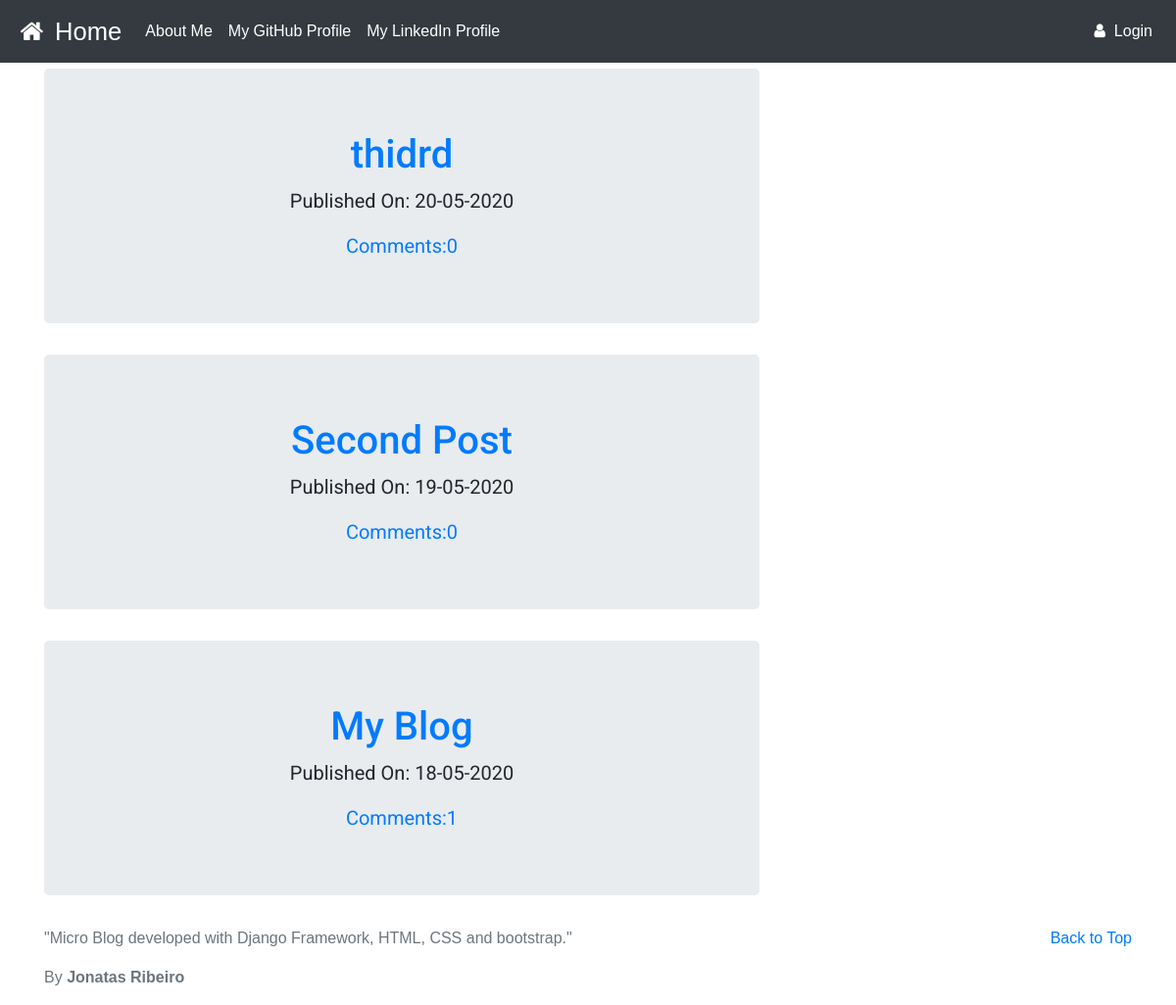
The app's page /, older data.
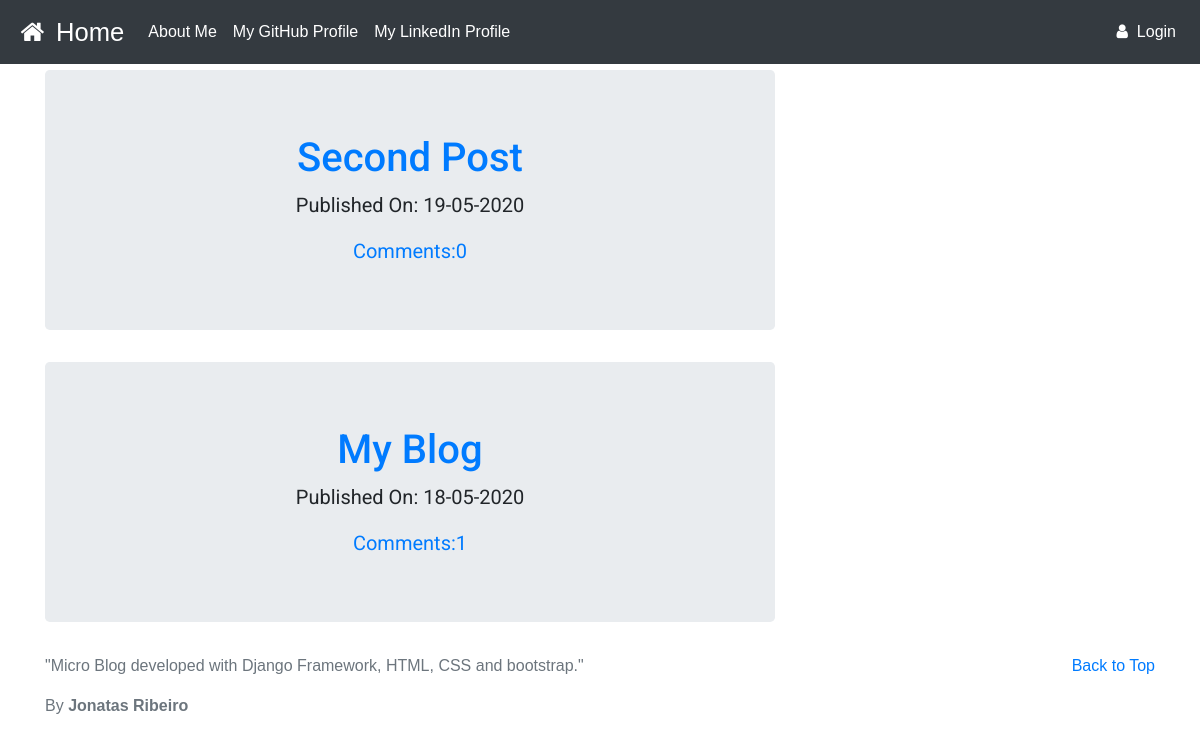
The same page, newer data.
### blog/models.py (models this page shows, shortened)
class Post(models.Model):
    author = models.ForeignKey('auth.User',on_delete=models.CASCADE)
    title = models.CharField(max_length=200)
    text = models.TextField()
    image = models.ImageField(upload_to='media/uploads',blank=True)
    created_date = models.DateTimeField(default = timezone.now)
    published_date = models.DateTimeField(blank=True,null=True)
    def approve_comments(self):
        return self.comments.filter(approved_comment = True)

### blog/views.py (the view)
# urls.py: path('',views.PostListView.as_view(),name='post_list'),
class PostListView(ListView):
    model = Post
    def get_queryset(self):
        return Post.objects.filter(published_date__lte=timezone.now()).order_by('-published_date')

### blog/templates/blog/post_list.html
{% extends 'blog/base.html' %}
{% block content %}
<div class="container ">
    {% for post in post_list %}
    <div class="row">
        <div class="post jumbotron container">
            <h1><a href="{% url 'post_detail' pk=post.pk %}">{{ post.title }}</a></h1>
            <div class="date">
                <p>Published On: {{ post.published_date|date:"d-m-Y" }}</p>
            </div>
            <div>
                <a href="{% url 'post_detail' pk=post.pk %}">Comments:{{ post.approve_comments.count }}</a>
            </div>
        </div>
    </div>
    {% endfor %}
</div>
{% endblock %}

### blog/templates/blog/base.html (shortened to what this page needs)
<!DOCTYPE html>
{% load static %}
<html lang="en">
<head>
        <link rel="stylesheet" href="https://stackpath.bootstrapcdn.com/bootstrap/4.4.1/css/bootstrap.min.css">
        <link rel="stylesheet" href="//cdn.jsdelivr.net/npm/medium-editor@latest/dist/css/medium-editor.min.css" type="text/css" media="screen" charset="utf-8">
    <link rel="stylesheet" href="{% static 'css/blog.css' %}">
    <link rel="stylesheet" href="{% static 'css/about.css' %}">
        <link rel="stylesheet" href="https://cdnjs.cloudflare.com/ajax/libs/font-awesome/4.7.0/css/font-awesome.min.css">
</head>
<body>
    <nav class="navbar navbar-expand navbar-dark bg-dark fixed-top">
        <a class="navbar-brand bigbrand" href="{% url 'post_list' %}"><i class="fa fa-fw fa-home"></i> Home</a>
        <div class="collapse navbar-collapse" id="navbarNav">
          <ul class="navbar-nav">
            <li class="nav-item active">
              <a class="nav-link" href="{% url 'about' %}">About Me <span class="sr-only">(current)</span></a>
            </li>
            <li class="nav-item active">
              <a class="nav-link" href="https://github.com/jonriber">My GitHub Profile</a>
            </li>
            <li class="nav-item active">
              <a class="nav-link" href="https://www.linkedin.com/in/jonatas-magno-ribeiro/">My LinkedIn Profile</a>
            </li>
          </ul>
        </div>
        <div >
            <ul class="nav navbar-nav navbar-right">
                {% if user.is_authenticated %}
                <li class="nav-item dropdown">
                  <a class="nav-link dropdown-toggle active " href="#" id="nav_drop" role="button" data-toggle="dropdown" aria-haspopup="true" aria-expanded="false">
                    <i class="fa fa-fw fa-user"></i> {{ user.username }} </a>
                <div class="dropdown-menu dropdown-menu-right active bg-dark" aria-labelledby="nav_drop">
                  <a class="dropdown-item active bg-dark" href="/admin">Django Admin</a>
                  <div class="dropdown-divider"></div>
                  <a class="dropdown-item active bg-dark" href="{% url 'post_new' %}"> New Post</a>
                  <a class="dropdown-item active bg-dark" href="{% url 'post_draft_list' %}"> Drafts</a>
                  <div class="dropdown-divider"></div>
                  <a class="dropdown-item active bg-dark" href="{% url 'logout' %}"> Logout</a>
                </div>
              </li>
                {% else %}
                <li><a class="nav navbar-right nav-link active" href="{% url 'login' %}">
                  <i class="fa fa-fw fa-user"></i> Login</a></li>
                {% endif %}
            </ul>
        </div>
      </nav>
    <div class="container">
        <div class="row">
            <div class="col-md-8">
                {% block content%}
                {% endblock %}
            </div>
        </div>
    </div>
    <footer class="text-muted">
      <div class="container">
        <p class="float-right">
          <a href="{% url 'post_list' %}">Back to Top</a>
        </p>
        <p>"Micro Blog developed with Django Framework, HTML, CSS and bootstrap."</p>
        <p>By <strong>Jonatas Ribeiro</strong></p>
      </div>
    </footer>
</body>
</html>

### blog/static/css/blog.css (style rules this page uses)
body { padding-top: 70px; font-family: Arial, Helvetica, sans-serif; }
.bigbrand { font-size: 1.6em; font-style: bold; }
.post { text-align: center; font-family: 'Roboto'; font-size: 20px; }

Row changes from the older to the newer data that the page shows:
removed Post: title "thidrd", published_date "20-05-2020", approve_comments.count "0"
